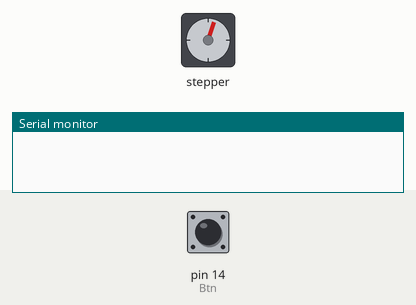
The sketch below on a simulated Arduino Uno, built with avr-gcc and run on an emulated ATmega328P. On the bench: stepper motor, the last lines printed to the serial monitor. The inputs (shaded band) are chosen by the test bench; at power-on: pin 14 (Btn) HIGH. Stepper angles assume 1024 steps per turn.

Above: at 1.2 s.
1.3 s: pin 14 (Btn) pulled LOW for 1 s
At 1.47 s:
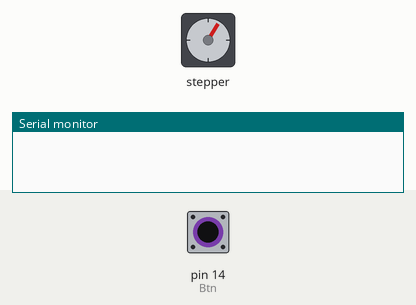
4.3 s: pin 14 (Btn) pulled LOW for 0.15 s
At 7.2 s:
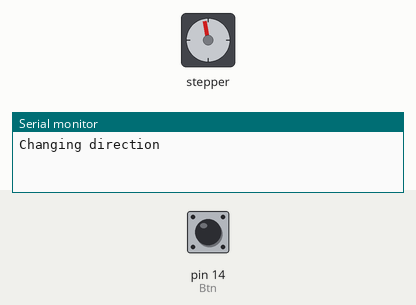
Timing chart, 0 to 19.3 s (numbered marks = the images above; inputs shaded):
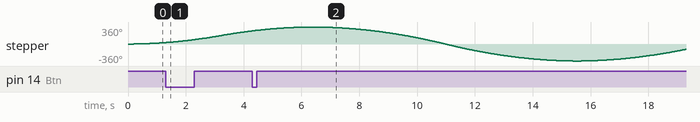

The sketch:

tst_stepper.ino
```cpp
// (licence header left out)
#include <AccelStepper.h>

const int stepsPerRevolution = 1024;  // change this to fit the number of steps per revolution

// ULN2003 Motor Driver Pins
#define IN1 5
#define IN2 4
#define IN3 0
#define IN4 2

#define Btn 14
// initialize the stepper library
AccelStepper stepper(AccelStepper::HALF4WIRE, IN1, IN3, IN2, IN4);

bool stateBtn;

void setup() {
  // initialize the serial port
  pinMode(Btn, INPUT_PULLUP);
  Serial.begin(115200);

  // set the speed and acceleration
  stepper.setMaxSpeed(500);
  stepper.setAcceleration(100);
  // set target position
  stepper.moveTo(stepsPerRevolution);
}

void loop() {
  // check current stepper motor position to invert direction

  stateBtn = digitalRead(Btn);

  if (stateBtn == HIGH){
    stateBtn = 1;
  }


  if (stepper.distanceToGo() == 0 && stateBtn == 1){
    stepper.moveTo(-stepper.currentPosition());
    Serial.println("Changing direction");
    stateBtn = 0;
  }
  // move the stepper motor (one step at a time)
  stepper.run();
}
```
